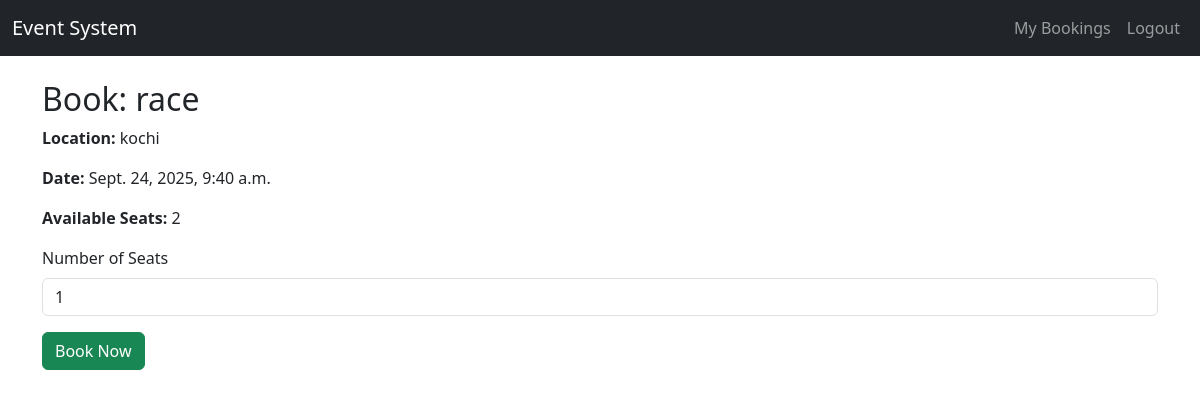
The app's page /book/1/ (signed in) with its own data.
### bookings/models.py (models this page shows, shortened)
class Event(models.Model):
    title = models.CharField(max_length=255)
    location = models.CharField(max_length=255)
    date = models.DateTimeField()
    total_seats = models.IntegerField()
    available_seats = models.IntegerField()

### bookings/views.py (the view)
@login_required
def book_event(request, event_id):
    event = get_object_or_404(Event, id=event_id)
    if request.method == 'POST':
        Booking.objects.create(user=request.user, event=event)
        return redirect('my_bookings')
    return render(request, 'bookings/book_event.html', {'event': event})

### bookings/templates/bookings/book_event.html (shortened to what this page needs)
{% extends 'bookings/base.html' %}
{% block content %}
<h2>Book: {{ event.title }}</h2>
<p><strong>Location:</strong> {{ event.location }}</p>
<p><strong>Date:</strong> {{ event.date }}</p>
<p><strong>Available Seats:</strong> {{ event.available_seats }}</p>
<form method="POST" class="mt-3">
    <div class="mb-3">
        <label for="seats" class="form-label">Number of Seats</label>
        <input type="number" class="form-control" id="seats" name="seats" min="1" max="{{ event.available_seats }}" value="1" required>
    </div>
    <button type="submit" class="btn btn-success">Book Now</button>
</form>
{% endblock %}

### records on screen
Event: title "race", location "kochi", date "Sept. 24, 2025, 9:40 a.m.", available_seats "2"
